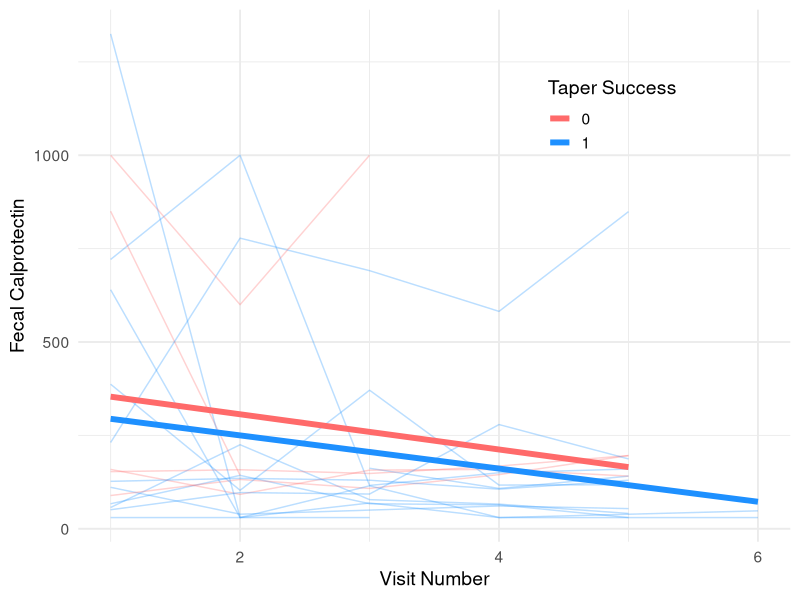
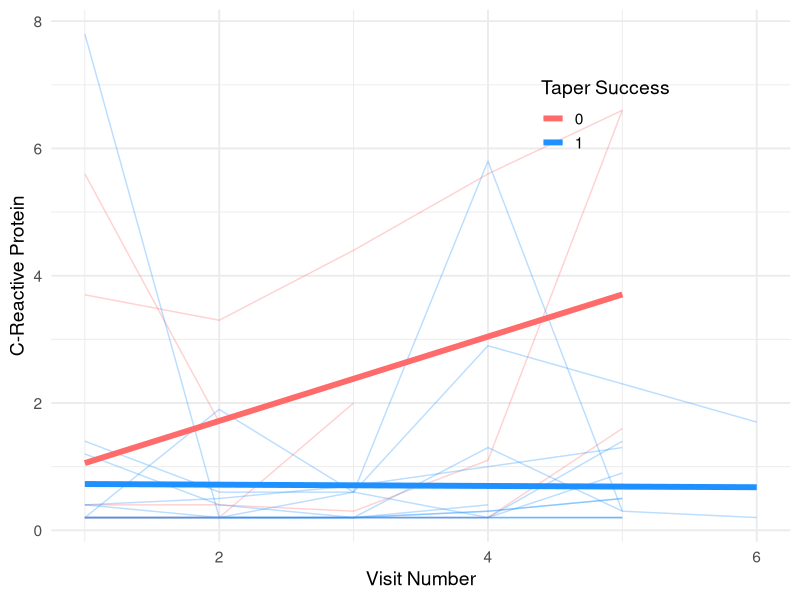

The R source for these figures, in order:
## ---- chunk 1
knitr::opts_chunk$set(echo = TRUE)
library(tidyverse)
library(readxl)
## ---- chunk 2
data <- read_excel('FitBIt_FCP_CRP_05-10-21.xlsx',
        col_types = c("text","numeric","numeric","numeric","numeric","numeric","text","numeric","numeric","numeric"))  %>% 
  mutate(success = case_when(status ==2 ~ 1, TRUE ~ 0))
 
## ---- chunk 3
data %>% 
ggplot(aes(x = visit, y = fcp, 
             col = factor(success), group = factor(sbj_id))) +
  geom_line(size = 0.5, alpha = 0.3) +
  geom_smooth(aes(group = factor(success)), 
      se = FALSE, method = "lm", size = 2) +
  scale_color_manual(values = c("indianred1", "dodgerblue")) +
  labs(y = "Fecal Calprotectin",
       x = "Visit Number",
       col = "Taper Success") +
  theme_minimal(base_size = 14) +
  theme(legend.position = c(0.75, 0.8))
## ---- chunk 4
data %>% 
ggplot(aes(x = visit, y = crp, 
             col = factor(success), group = factor(sbj_id))) +
  geom_line(size = 0.5, alpha = 0.3) +
  geom_smooth(aes(group = factor(success)), 
      se = FALSE, method = "lm", size = 2) +
  scale_color_manual(values = c("indianred1", "dodgerblue")) +
  labs(y = "C-Reactive Protein",
       x = "Visit Number",
       col = "Taper Success") +
  theme_minimal(base_size = 14) +
  theme(legend.position = c(0.75, 0.8))
